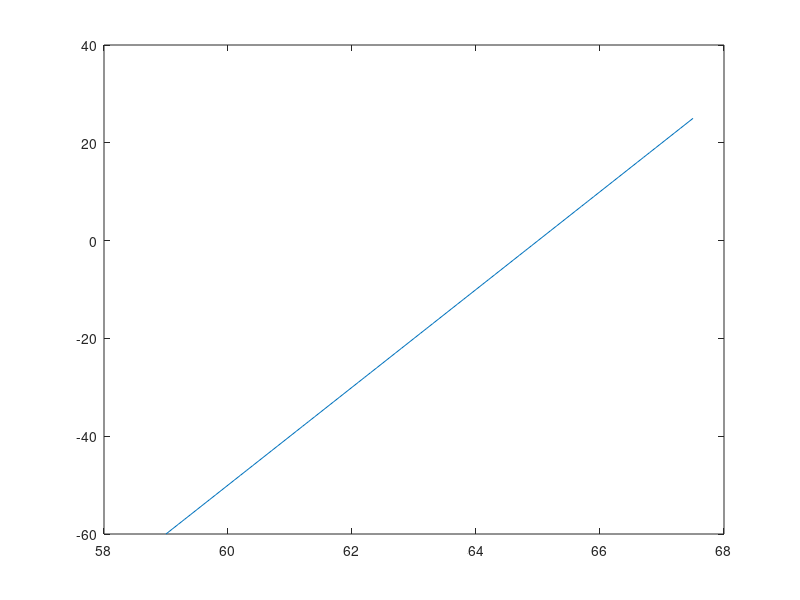

Write the MATLAB code that produced this figure. (Note: this script raises an error after producing the figure.)
close all
clear all
clc

V_bro = 60;
T_o=-50;
T_app=-60:1:25;
gamma=0.1;
V_bre=V_bro +gamma.*(T_app-T_o);
plot(V_bre,T_app)
for i=1:length(T_app)
data(i,1)=T_app(i);
data(i,2)=V_bre(i);
end 

xlswrite('ank.xlsx',data);